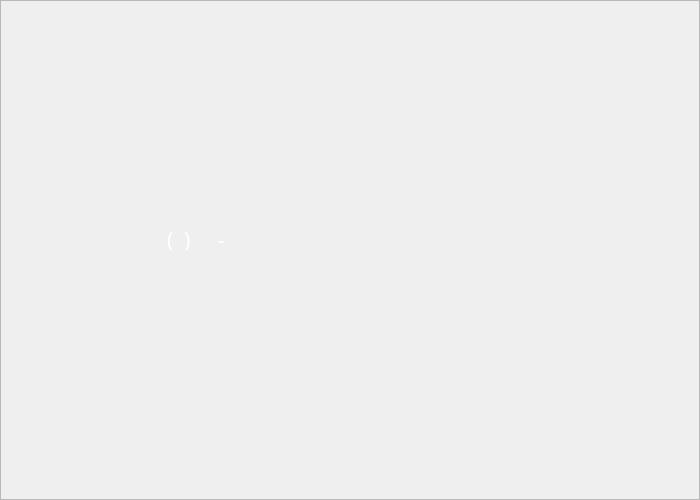
<?xml version="1.0" encoding="UTF-8"?>
<ui version="4.0">
 <class>telaCadastroFuncionario</class>
 <widget class="QDialog" name="telaCadastroFuncionario">
  <property name="geometry">
   <rect>
    <x>0</x>
    <y>0</y>
    <width>700</width>
    <height>500</height>
   </rect>
  </property>
  <property name="minimumSize">
   <size>
    <width>700</width>
    <height>500</height>
   </size>
  </property>
  <property name="maximumSize">
   <size>
    <width>700</width>
    <height>500</height>
   </size>
  </property>
  <property name="windowTitle">
   <string>Dialog</string>
  </property>
  <widget class="QFrame" name="frame">
   <property name="geometry">
    <rect>
     <x>0</x>
     <y>0</y>
     <width>700</width>
     <height>500</height>
    </rect>
   </property>
   <property name="minimumSize">
    <size>
     <width>700</width>
     <height>500</height>
    </size>
   </property>
   <property name="maximumSize">
    <size>
     <width>700</width>
     <height>500</height>
    </size>
   </property>
   <property name="frameShape">
    <enum>QFrame::StyledPanel</enum>
   </property>
   <property name="frameShadow">
    <enum>QFrame::Raised</enum>
   </property>
   <widget class="QLabel" name="label_BGcad">
    <property name="geometry">
     <rect>
      <x>-30</x>
      <y>0</y>
      <width>700</width>
      <height>500</height>
     </rect>
    </property>
    <property name="minimumSize">
     <size>
      <width>700</width>
      <height>500</height>
     </size>
    </property>
    <property name="maximumSize">
     <size>
      <width>700</width>
      <height>500</height>
     </size>
    </property>
    <property name="text">
     <string/>
    </property>
    <property name="pixmap">
     <pixmap resource="usefulResources.qrc">:/src/cad/now_cadFunc.png</pixmap>
    </property>
    <property name="scaledContents">
     <bool>true</bool>
    </property>
   </widget>
   <widget class="QPushButton" name="btnCadastrarFuncionario">
    <property name="geometry">
     <rect>
      <x>500</x>
      <y>260</y>
      <width>121</width>
      <height>41</height>
     </rect>
    </property>
    <property name="styleSheet">
     <string notr="true">QPushButton
{

	background-color:transparent;
   	border-image:url(:/src/cad/now_btnCadNormal.png);
	background:none;
	border: none;
	background-repeat: none;



}


QPushButton:focus:pressed
{
   	border-image: url(:/src/cad/now_btnCadClick.png);
}


QPushButton#quit_button
{
   	border-image:url(:/src/cad/now_btnCadNormal.png);
}

QPushButton:hover
{
   	border-image:url(:/src/cad/now_btnCadHOver.png);
}

QPushButton:hover#quit_button
{
   	border-image:url(:/src/cad/now_btnCadNormal.png);
}</string>
    </property>
    <property name="text">
     <string/>
    </property>
   </widget>
   <widget class="QLineEdit" name="txtConfirmarSenhaFuncionario">
    <property name="geometry">
     <rect>
      <x>198</x>
      <y>376</y>
      <width>109</width>
      <height>22</height>
     </rect>
    </property>
    <property name="font">
     <font>
      <family>Caviar Dreams</family>
      <pointsize>16</pointsize>
     </font>
    </property>
    <property name="styleSheet">
     <string notr="true">QLineEdit{
	background-color:transparent;
	color:white;
	border:none;
}</string>
    </property>
    <property name="maxLength">
     <number>16</number>
    </property>
    <property name="echoMode">
     <enum>QLineEdit::Password</enum>
    </property>
   </widget>
   <widget class="QLabel" name="lblConfirmarSenhaFuncionarioErro">
    <property name="geometry">
     <rect>
      <x>320</x>
      <y>380</y>
      <width>150</width>
      <height>16</height>
     </rect>
    </property>
    <property name="minimumSize">
     <size>
      <width>150</width>
      <height>16</height>
     </size>
    </property>
    <property name="maximumSize">
     <size>
      <width>150</width>
      <height>16777215</height>
     </size>
    </property>
    <property name="font">
     <font>
      <family>Caviar Dreams</family>
      <pointsize>10</pointsize>
      <weight>50</weight>
      <italic>false</italic>
      <bold>false</bold>
     </font>
    </property>
    <property name="autoFillBackground">
     <bool>false</bool>
    </property>
    <property name="styleSheet">
     <string notr="true">QLabel{
	color: &quot;white&quot;;
	background-color: &quot;transparent&quot; ;
	font: 10pt &quot;Caviar Dreams&quot;;
}
</string>
    </property>
    <property name="text">
     <string/>
    </property>
   </widget>
   <widget class="QLineEdit" name="txtSenhaFuncionario">
    <property name="geometry">
     <rect>
      <x>200</x>
      <y>327</y>
      <width>109</width>
      <height>22</height>
     </rect>
    </property>
    <property name="font">
     <font>
      <family>Caviar Dreams</family>
      <pointsize>16</pointsize>
     </font>
    </property>
    <property name="styleSheet">
     <string notr="true">QLineEdit{
	background-color:transparent;
	color:white;
	border:none;
}</string>
    </property>
    <property name="maxLength">
     <number>16</number>
    </property>
    <property name="echoMode">
     <enum>QLineEdit::Password</enum>
    </property>
   </widget>
   <widget class="QLineEdit" name="txtUsuarioFuncionario">
    <property name="geometry">
     <rect>
      <x>156</x>
      <y>277</y>
      <width>149</width>
      <height>22</height>
     </rect>
    </property>
    <property name="minimumSize">
     <size>
      <width>0</width>
      <height>0</height>
     </size>
    </property>
    <property name="font">
     <font>
      <family>Caviar Dreams</family>
      <pointsize>16</pointsize>
     </font>
    </property>
    <property name="styleSheet">
     <string notr="true">QLineEdit{
	background-color:transparent;
	color:white;
	border:none;
}</string>
    </property>
    <property name="maxLength">
     <number>20</number>
    </property>
    <property name="echoMode">
     <enum>QLineEdit::Normal</enum>
    </property>
   </widget>
   <widget class="QLabel" name="lblSenhaFuncionarioErro">
    <property name="geometry">
     <rect>
      <x>320</x>
      <y>330</y>
      <width>150</width>
      <height>16</height>
     </rect>
    </property>
    <property name="minimumSize">
     <size>
      <width>150</width>
      <height>16</height>
     </size>
    </property>
    <property name="maximumSize">
     <size>
      <width>150</width>
      <height>16777215</height>
     </size>
    </property>
    <property name="font">
     <font>
      <family>Caviar Dreams</family>
      <pointsize>10</pointsize>
      <weight>50</weight>
      <italic>false</italic>
      <bold>false</bold>
     </font>
    </property>
    <property name="autoFillBackground">
     <bool>false</bool>
    </property>
    <property name="styleSheet">
     <string notr="true">QLabel{
	color: &quot;white&quot;;
	background-color: &quot;transparent&quot; ;
	font: 10pt &quot;Caviar Dreams&quot;;
}
</string>
    </property>
    <property name="text">
     <string/>
    </property>
   </widget>
   <widget class="QLabel" name="lblUsuarioFuncionarioErro">
    <property name="geometry">
     <rect>
      <x>320</x>
      <y>280</y>
      <width>150</width>
      <height>16</height>
     </rect>
    </property>
    <property name="minimumSize">
     <size>
      <width>150</width>
      <height>16</height>
     </size>
    </property>
    <property name="maximumSize">
     <size>
      <width>150</width>
      <height>16777215</height>
     </size>
    </property>
    <property name="font">
     <font>
      <family>Caviar Dreams</family>
      <pointsize>10</pointsize>
      <weight>50</weight>
      <italic>false</italic>
      <bold>false</bold>
     </font>
    </property>
    <property name="autoFillBackground">
     <bool>false</bool>
    </property>
    <property name="styleSheet">
     <string notr="true">QLabel{
	color: &quot;white&quot;;
	background-color: &quot;transparent&quot; ;
	font: 10pt &quot;Caviar Dreams&quot;;
}
</string>
    </property>
    <property name="text">
     <string/>
    </property>
   </widget>
   <widget class="QLineEdit" name="txtTelefoneFuncionario">
    <property name="geometry">
     <rect>
      <x>165</x>
      <y>228</y>
      <width>141</width>
      <height>22</height>
     </rect>
    </property>
    <property name="font">
     <font>
      <family>Caviar Dreams</family>
      <pointsize>16</pointsize>
     </font>
    </property>
    <property name="styleSheet">
     <string notr="true">QLineEdit{
	background-color:transparent;
	color:white;
	border:none;
}</string>
    </property>
    <property name="inputMask">
     <string>(00)00000-0000</string>
    </property>
   </widget>
   <widget class="QLabel" name="lblTelefoneFuncionarioErro">
    <property name="geometry">
     <rect>
      <x>320</x>
      <y>230</y>
      <width>180</width>
      <height>16</height>
     </rect>
    </property>
    <property name="minimumSize">
     <size>
      <width>180</width>
      <height>16</height>
     </size>
    </property>
    <property name="maximumSize">
     <size>
      <width>150</width>
      <height>16</height>
     </size>
    </property>
    <property name="font">
     <font>
      <family>Caviar Dreams</family>
      <pointsize>10</pointsize>
      <weight>50</weight>
      <italic>false</italic>
      <bold>false</bold>
     </font>
    </property>
    <property name="autoFillBackground">
     <bool>false</bool>
    </property>
    <property name="styleSheet">
     <string notr="true">QLabel{
	color: &quot;white&quot;;
	background-color: &quot;transparent&quot; ;
	font: 10pt &quot;Caviar Dreams&quot;;
}
</string>
    </property>
    <property name="text">
     <string/>
    </property>
   </widget>
   <widget class="QLineEdit" name="txtEmailFuncionario">
    <property name="geometry">
     <rect>
      <x>128</x>
      <y>178</y>
      <width>178</width>
      <height>22</height>
     </rect>
    </property>
    <property name="font">
     <font>
      <family>Caviar Dreams</family>
      <pointsize>16</pointsize>
     </font>
    </property>
    <property name="styleSheet">
     <string notr="true">QLineEdit{
	background-color:transparent;
	color:white;
	border:none;
}</string>
    </property>
    <property name="maxLength">
     <number>30</number>
    </property>
   </widget>
   <widget class="QLineEdit" name="txtNomeFuncionario">
    <property name="geometry">
     <rect>
      <x>128</x>
      <y>128</y>
      <width>177</width>
      <height>22</height>
     </rect>
    </property>
    <property name="font">
     <font>
      <family>Caviar Dreams</family>
      <pointsize>16</pointsize>
     </font>
    </property>
    <property name="styleSheet">
     <string notr="true">QLineEdit{
	background-color:transparent;
	color:white;
	border:none;
}</string>
    </property>
    <property name="maxLength">
     <number>30</number>
    </property>
   </widget>
   <widget class="QLabel" name="lblNomeFuncionarioErro">
    <property name="geometry">
     <rect>
      <x>320</x>
      <y>131</y>
      <width>150</width>
      <height>16</height>
     </rect>
    </property>
    <property name="minimumSize">
     <size>
      <width>80</width>
      <height>16</height>
     </size>
    </property>
    <property name="font">
     <font>
      <family>Caviar Dreams</family>
      <pointsize>10</pointsize>
      <weight>50</weight>
      <italic>false</italic>
      <bold>false</bold>
     </font>
    </property>
    <property name="autoFillBackground">
     <bool>false</bool>
    </property>
    <property name="styleSheet">
     <string notr="true">QLabel{
	color: &quot;white&quot;;
	background-color: &quot;transparent&quot; ;
	font: 10pt &quot;Caviar Dreams&quot;;
}
</string>
    </property>
    <property name="text">
     <string/>
    </property>
   </widget>
   <widget class="QLabel" name="lblEmailFuncionarioErro">
    <property name="geometry">
     <rect>
      <x>320</x>
      <y>180</y>
      <width>150</width>
      <height>16</height>
     </rect>
    </property>
    <property name="minimumSize">
     <size>
      <width>80</width>
      <height>16</height>
     </size>
    </property>
    <property name="font">
     <font>
      <family>Caviar Dreams</family>
      <pointsize>10</pointsize>
      <weight>50</weight>
      <italic>false</italic>
      <bold>false</bold>
     </font>
    </property>
    <property name="autoFillBackground">
     <bool>false</bool>
    </property>
    <property name="styleSheet">
     <string notr="true">QLabel{
	color: &quot;white&quot;;
	background-color: &quot;transparent&quot; ;
	font: 10pt &quot;Caviar Dreams&quot;;
}
</string>
    </property>
    <property name="text">
     <string/>
    </property>
   </widget>
  </widget>
 </widget>
 <tabstops>
  <tabstop>txtNomeFuncionario</tabstop>
  <tabstop>txtEmailFuncionario</tabstop>
  <tabstop>txtTelefoneFuncionario</tabstop>
  <tabstop>txtUsuarioFuncionario</tabstop>
  <tabstop>txtSenhaFuncionario</tabstop>
  <tabstop>txtConfirmarSenhaFuncionario</tabstop>
  <tabstop>btnCadastrarFuncionario</tabstop>
 </tabstops>
 <resources>
  <include location="usefulResources.qrc"/>
 </resources>
 <connections/>
</ui>
